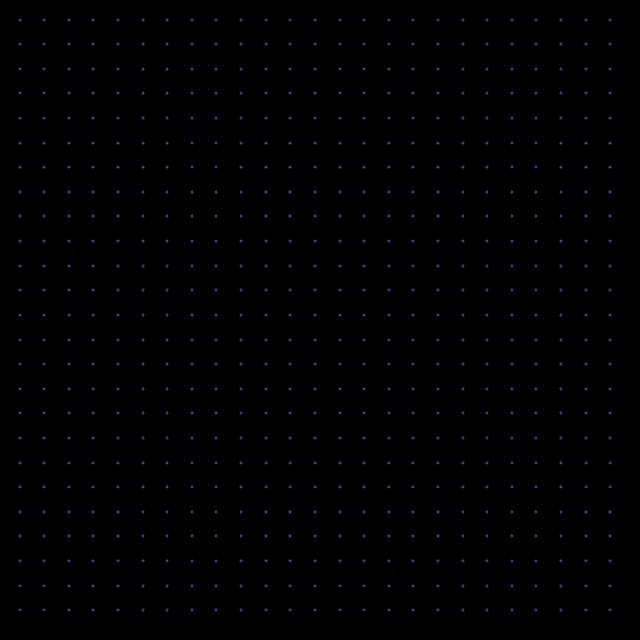
Frame 1 (no input)
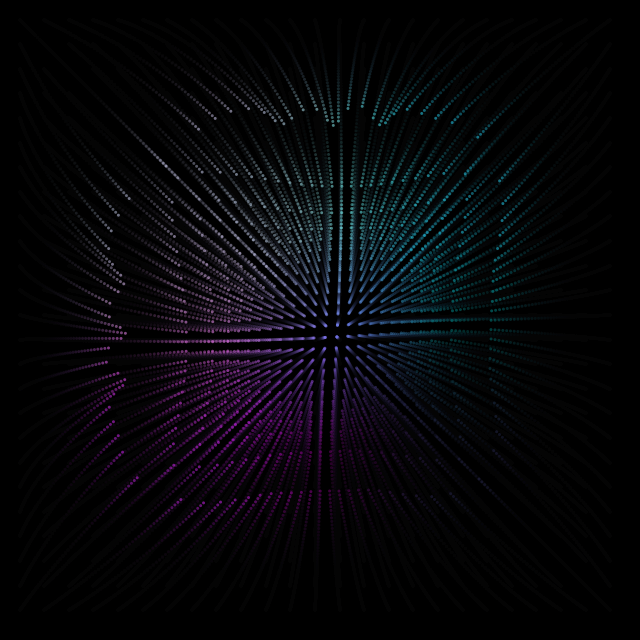
Frame 60 (the mouse pressed at the canvas centre just before this capture)
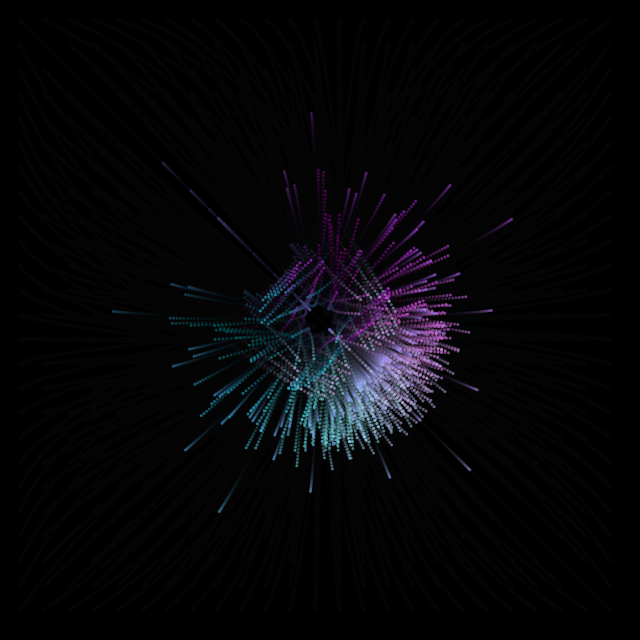
Frame 120 (the mouse held since frame 60 and released just before this capture)

The Processing sketch that drew these frames (run headless with seeded random() and noise(); from frame 60 on, the mouse is pressed at the canvas centre):

// Processing sketch: processing_157582
// ── processing_157582.pde

//Day 57 #create365

ArrayList<Object> objects;
ArrayList<Pole> poles;
int poleSep = 30;
int objNum = 25;


void setup() {
  size(640, 640);
  smooth();
  background(0);

  objects = new ArrayList<Object>();
  poles = new ArrayList<Pole>();

  for (int i = 0; i < width/poleSep; i++) {
    poles.add(new Pole(new PVector(0, i*poleSep), -1, 30.0));
    poles.add(new Pole(new PVector(i*poleSep, 0), -1, 30.0));
    poles.add(new Pole(new PVector(width, i*poleSep), -1, 30.0));
    poles.add(new Pole(new PVector(i*poleSep, height), -1, 30.0));
  }
  for (int i = 0; i < objNum; i++) {
    for (int j = 0; j < objNum; j++) {
      objects.add(new Object(new PVector(20 + i*width/(objNum+1), 20 + j*height/(objNum+1))));
    }
  }
}

void draw() {
  fill(0, 30);
  rect(0, 0, width, height);
  for (Object o : objects) {
    for (Pole p : poles) {
      PVector force = affect(p.position, o, 1, 30);
      o.applyForce(force);
    }
    PVector fMouse = affect(new PVector(mouseX, mouseY), o, -1, 150);
    o.applyForce(fMouse);
    o.update();
    o.display();
  }
  
}

class Object {

  PVector position;
  PVector velocity;
  PVector acceleration;


  Object(PVector pos) {
    position = pos.get();
    velocity = new PVector(0, 0);
    acceleration = new PVector(0, 0);
  }

  void update() {
    velocity.add(acceleration);
    velocity.limit(4);
    position.add(velocity);
    acceleration.mult(0);
  }

  void applyForce(PVector force) {
    acceleration.add(force);
  }

  void display() {
    float a = map(velocity.x, -4, 4, 0, 255);
    float b = map(velocity.y, -4, 4, 0, 255);
    noStroke();
    fill(a, b, a+b, 130);
    ellipse(position.x, position.y, 3, 3);
  }
}

class Pole {

  PVector position;
  int polarity;
  float C ;

  Pole(PVector pos, int p_, float c_) {
    polarity = p_;
    position = pos.get();
    C = c_;
  }

  PVector affect(Object o) {
    PVector force = PVector.sub(position, o.position);
    float distance = force.mag();
    distance = constrain(distance, 10, 400);
    force.normalize();
    float strength = (float) C/(distance*distance);
    force.mult(strength);
    force.mult(polarity);
    return force;
  }
}

PVector affect(PVector p, Object o, int polarity, float C) {
  PVector force = PVector.sub(p, o.position);
  float distance = force.mag();
  distance = constrain(distance, 10, 100);
  force.normalize();
  float strength = (float) C/(distance*distance);
  force.mult(strength);
  force.mult(polarity);
  return force;
}
